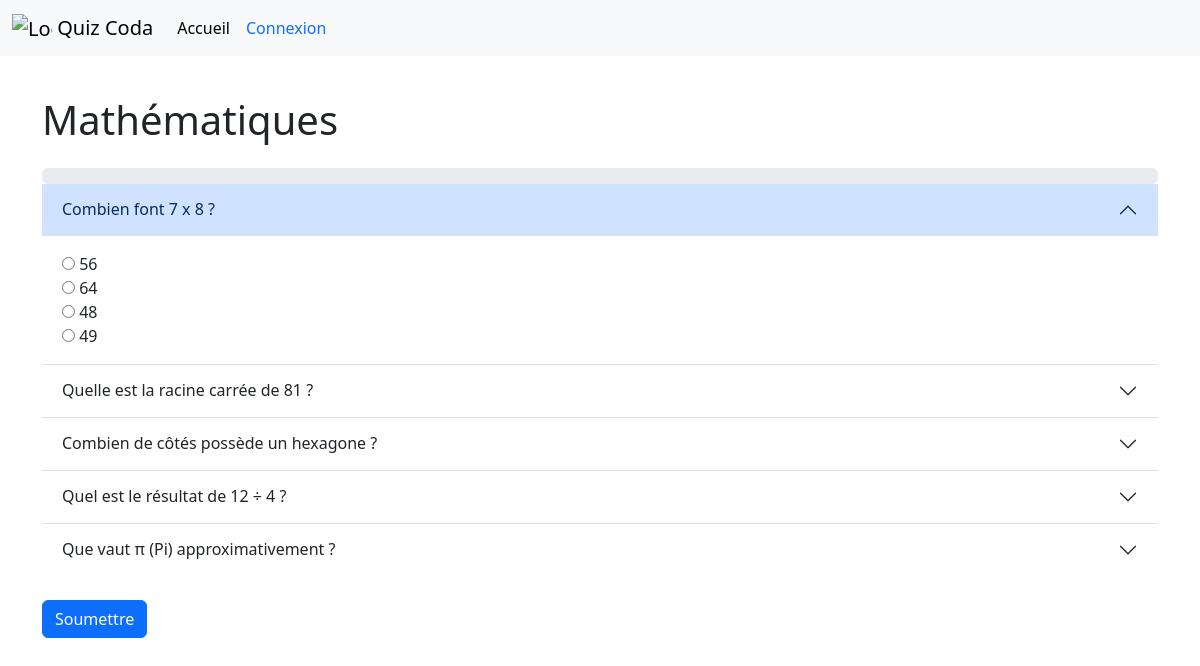
Page /view/start_quiz.php?quiz_id=2 on the committed database.
### tables this page shows
CREATE TABLE `quiz` (
  `id` int(11) NOT NULL,
  `name_quiz` varchar(255) NOT NULL,
  `enabled` tinyint(1) NOT NULL DEFAULT 1,
  `description` text DEFAULT NULL,
  `creator` text NOT NULL,
  `categorie` text NOT NULL
);

CREATE TABLE `questions` (
  `id` int(11) NOT NULL,
  `quiz_id` int(11) NOT NULL,
  `question` text NOT NULL,
  `description` varchar(255) NOT NULL,
  `good_response` text NOT NULL,
  `bad_responses` text NOT NULL,
  `point` int(11) NOT NULL
);

### view/start_quiz.php (the view, shortened to what this page needs)
<?php
require_once '../includes/database.php';
$quiz_id = $_GET['quiz_id'] ?? null;
$quiz = null;
$questions = [];
if ($quiz_id) {
    $query = "SELECT * FROM quiz WHERE id = :quiz_id";
    $stmt = $pdo->prepare($query);
    $stmt->bindParam(':quiz_id', $quiz_id, PDO::PARAM_INT);
    $stmt->execute();
    $quiz = $stmt->fetch(PDO::FETCH_ASSOC);
    $query = "SELECT * FROM questions WHERE quiz_id = :quiz_id";
    $stmt = $pdo->prepare($query);
    $stmt->bindParam(':quiz_id', $quiz_id, PDO::PARAM_INT);
    $stmt->execute();
    $questions = $stmt->fetchAll(PDO::FETCH_ASSOC);
}
?>
<?php require '../_partials/header.php'; ?>
<body>
    <?php include '../_partials/navbar.php'; ?>
    <div class="container mt-5">
        <h1 class="mb-4"><?= htmlspecialchars($quiz['name_quiz']) ?></h1>
        <div class="progress" role="progressbar" aria-label="Success example" aria-valuenow="0" aria-valuemin="0" aria-valuemax="100">
        </div>
        <?php if ($quiz_id && !empty($questions)): ?>
            <form id="quiz-form" action="../view/submit_quiz.php" method="POST">
                <div class="accordion accordion-flush" id="accordionExample">
                    <?php foreach ($questions as $index => $question): ?>
                        <div class="accordion-item">
                            <h2 class="accordion-header">
                                <button class="accordion-button <?= $index === 0 ? '' : 'collapsed' ?>" type="button" data-bs-toggle="collapse" data-bs-target="#collapse<?= $index ?>" aria-expanded="<?= $index === 0 ? 'true' : 'false' ?>" aria-controls="collapse<?= $index ?>">
                                    <?= htmlspecialchars($question['question']) ?>
                                </button>
                            </h2>
                            <div id="collapse<?= $index ?>" class="accordion-collapse collapse <?= $index === 0 ? 'show' : '' ?>" data-bs-parent="#accordionExample">
                                <div class="accordion-body">
                                    <div class="quiz-form">
                                        <?php
                                        $responses = array_merge(
                                            [htmlspecialchars($question['good_response'])],
                                            array_map('htmlspecialchars', explode(',', $question['bad_responses']))
                                        );
                                        shuffle($responses);
                                        ?>
                                        <?php foreach ($responses as $response): ?>
                                            <input type="radio" name="question_<?= $question['id'] ?>" value="<?= $response ?>" required> <?= $response ?><br>
                                        <?php endforeach; ?>
                                    </div>
                                </div>
                            </div>
                        </div>
                    <?php endforeach; ?>
                </div>
                <button type="submit" class="btn btn-primary mt-4">Soumettre</button>
            </form>
        <?php else: ?>
            <div class="alert alert-warning">Aucune question disponible pour ce quiz.</div>
        <?php endif; ?>
    </div>
</body>
</html>

### rows in the picture
quiz: name_quiz "Mathématiques"
questions: question "Combien font 7 x 8 ?", response "56", response "64", response "48", response "49"
questions: question "Quelle est la racine carrée de 81 ?"
questions: question "Combien de côtés possède un hexagone ?"
questions: question "Quel est le résultat de 12 ÷ 4 ?"
questions: question "Que vaut π (Pi) approximativement ?"
